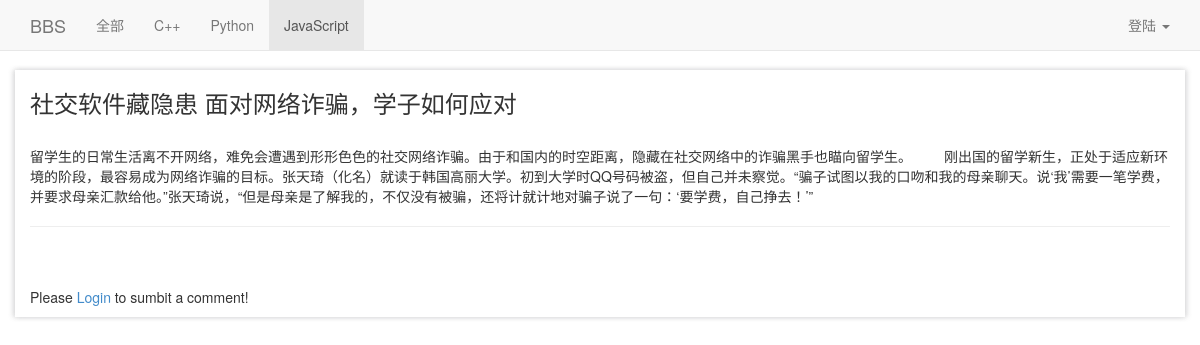
The page /bbs/detail/4/ on the database its author committed.
### bbs/models.py (models this page shows, shortened)
@python_2_unicode_compatible
class Category(models.Model):
    name = models.CharField(max_length=32, unique=True)
    administrator = models.ForeignKey('BBSUser')

@python_2_unicode_compatible
class BBS(models.Model):
    title = models.CharField(max_length=64)
    summary = models.CharField(max_length=256, blank=True)
    content = models.TextField()
    category = models.ForeignKey('Category')
    author = models.ForeignKey('BBSUser')
    view_count = models.IntegerField()
    ranking = models.IntegerField()
    created_at = models.DateTimeField(auto_now_add=True)
    updated_at = models.DateTimeField(auto_now_add=True)

### bbs/views.py (the view)
# urls.py: url(r'^bbs/detail/(\d+)/$', bbs_view.detail, name='detail'),
def detail(request, bid):
    bbs = BBS.objects.get(id=bid)
    bbs_categories = Category.objects.all()
    return render_to_response('bbs/detail.html', {'bbs_obj': bbs, 'user': request.user, 'bbs_category': bbs_categories, 'cata_id': bbs.category_id})

### bbs/templates/bbs/detail.html (shortened to what this page needs)
{%  extends 'bbs/index.html'%}
{% load comments %}
{% block page-content %}
<div class="contents">
    <h3> {{bbs_obj.title}} </h3>
    <br>
   {{bbs_obj.content|safe}}
</div>
<hr>
<div class='comments'>
    <div >
        {% get_comment_count for bbs_obj as comment_count %}
        <span class="glyphicon glyphicon-comment">
        </span>
    </div>
    <br>
    {% if user.is_authenticated%}
        <form action="/bbs/sub_comment/" method="POST">
        {% csrf_token %}
            <textarea cols=80 rows=3 name='comment_content'></textarea>
            <input type="hidden" name="bbs_id" value="{{bbs_obj.id}}" />
            <input type="submit" value="Add comment" id="id_submit" />
        </form>
    {%else%}
        <p>Please <a href='/login/'>Login</a> to sumbit a comment!</p>
    {%endif%}
    {% get_comment_list for bbs_obj as comment_list %}
</div>
{% endblock%}

### bbs/templates/bbs/index.html (shortened to what this page needs)
<!DOCTYPE html>
<html lang="en">
<head><meta http-equiv="Content-Type" content="text/html; charset=UTF-8">
    <link href="/static/css/bootstrap.min.css" rel="stylesheet">
    <link href="/static/css/navbar-fixed-top.css" rel="stylesheet">
    <link href="/static/css/customize.css" rel="stylesheet">
</head>
<body>
    <nav class="navbar navbar-default navbar-fixed-top" role="navigation">
      <div class="container ">
        <div class="navbar-header">
          <a class="navbar-brand" href="/bbs/">BBS</a>
        </div>
        <div id="navbar" class="navbar-collapse collapse">
          <ul class="nav navbar-nav">
            {% ifequal cata_id 0 %}
                <li class="active"><a href="/bbs/">全部</a></li>
            {%else%}
                <li class=""><a href="/bbs/">全部</a></li>
            {%endifequal%}
            {% for category in bbs_category %}
                {% ifequal category.id cata_id %}
                    <li class="active"><a href="/bbs/category/{{category.id}}/">{{category.name}}</a></li>
                {%else%}
                     <li class=""><a href="/bbs/category/{{category.id}}/">{{category.name}}</a></li>
                {%endifequal%}
            {%endfor %}
          </ul>
          <ul class="nav navbar-nav navbar-right">
            <li class="dropdown">
              <a href="#" class="dropdown-toggle  pull-right" data-toggle="dropdown">
              {% if user.is_authenticated%}
                {{user.username}}
              {%else%}
                登陆
               {%endif%}
               <span class="caret "></span></a>
            </li>
          </ul>
        </div>
      </div>
    </nav>
    <div class="container  center-container-hx ">
    {% block page-content %}{% endblock %}
    </div>
</body>
</html>

### bbs/static/bbs/css/navbar-fixed-top.css (style rules this page uses)
body { min-height: 2000px; padding-top: 70px; }

### bbs/static/bbs/css/customize.css (style rules this page uses)
.center-container-hx,.footer { box-shadow: 2px 0 5px rgba(214, 214, 215, 0.9), -2px 0 5px rgba(214, 214, 215, 0.9); }
.contents { margin-top:20px; }
* { word-wrap:break-word; }
.comments { width:70% }

### rows shown on the page
Category: name "C++"
Category: name "Python"
Category: name "JavaScript"
BBS: title "社交软件藏隐患 面对网络诈骗，学子如何应对", content "留学生的日常生活离不开网络，难免会遭遇到形形色色的社交网络诈骗。由于和国内的时空距离，隐藏在社交网络中的诈骗黑手也瞄向留学生。 刚出国的留学新生，正处于适应新环境的阶段，最容易成为网络诈骗的目标。张天琦（化名）就读于韩国高丽大学。初到大学时QQ号码被盗，但自己并未察觉。“骗子试图以我的口吻和我的母亲聊天。说‘我’需要一笔学费，并要求母亲汇款给他。”张天琦说，“但是母亲是了解我的，不仅没有被骗，还将计就计地对骗子说了一句：‘要学费，自己挣去！’”"
